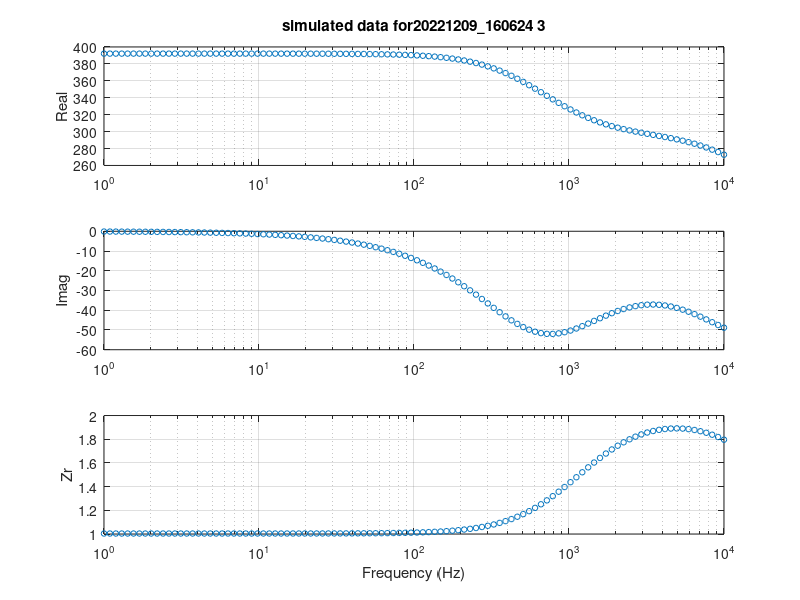

This figure's MATLAB source: (Note: this script raises an error after producing the figure.)
%% SIMULATE ANY CIRCUIT
clear all; close all; clc

%% Figure 3A
circuit_name = 'Fig 3A';
RsolA = 99.2;
RsolB = 98.7;
Ra = 9842;
Ca = 2.35e-6;
Rb = 9793;
Cb = 1.01e-6;
Rs = 1000.9;

%% Figure 3B
circuit_name = 'Fig 3B';
RsolA = 0.4;
RsolB = 98.7;
Ra = 9837;
Ca = 1.07e-6;
Rb = 98.9;
Cb = 9.2e-8;
Rs = 1000.9;

%% Figure 3C
circuit_name = 'Fig 3C';
RsolA = 99.2;
RsolB = 0.28;
Ra = 9837;
Ca = 2.35e-6;
Rb = 994;
Cb = 9.2e-8;
Rs = 10029;

%% Figure 20221117_171136 3
circuit_name = '20221117_171136 3';
RsolA = 0.4;
RsolB = 98.7;
Ra = 9837;
Ca = 1.07e-6;
Rb = 98.9;
Cb = 9.2e-8;
Rs = 10029;

%% bad fit in paper data
circuit_name = '20221216_170401 1';
RsolA = 99.2;
RsolB = 98.7;
Ra = 9837;
Ca = 1.07e-6;
Rb = 98.9;
Cb = 1.01e-6;
Rs = 100.3;

%% bad fit in paper data
circuit_name = '20221209_160624 3';
RsolA = 99.2;
RsolB = 98.7;
Ra = 99.2;
Ca = 9.2e-8;
Rb = 98.9;
Cb = 2.34e-6;
Rs = 10029;

%% generate the data
Va_scalar = 1; % 1.04
Vb_scalar = 2-Va_scalar;
f = logspace(0,4,106);
w = 2.*pi().*f;
Za = Ra./(1+i().*w.*Ra.*Ca);
Zb = Rb./(1+i().*w.*Rb.*Cb);
Zab = Za+Zb;
Zabs = 1./(1./Zab+1./Rs);
Zabs_Rsol = RsolA+RsolB+Zabs;
Za_total = (Za.*Rs+RsolA.*(Rs+Za+Zb))./(Rs+Za+Zb).*Va_scalar;
Zb_total = (Zb.*Rs+RsolB.*(Rs+Za+Zb))./(Rs+Za+Zb).*Vb_scalar;
Zr = abs(Za_total./Zb_total);
% Zr_a = sqrt((Ca.^2.*Ra.^2.*RsolA.^2.*w.^2 + Ra.^2 + 2.*Ra.*RsolA + RsolA.^2)./(Ca.^2.*Ra.^2.*w.^2+1));
% Zr_b = sqrt((Cb.^2.*Rb.^2.*RsolB.^2.*w.^2 + Rb.^2 + 2.*Rb.*RsolB + RsolB.^2)./(Cb.^2.*Rb.^2.*w.^2+1));
% Zr = Zr_a./Zr_b;

figure(1)
subplot(3,1,1)
semilogx(f,real(Zabs_Rsol),'o','linewidth',0.5,'MarkerSize',4)
grid on
title_string = strcat('simulated data for',32,circuit_name);
title(title_string,'Interpreter','none')
ylabel('Real')
subplot(3,1,2)
semilogx(f,imag(Zabs_Rsol),'o','linewidth',0.5,'MarkerSize',4)
grid on
ylabel('Imag')
subplot(3,1,3)
semilogx(w./2./pi(),Zr,'o','linewidth',0.5,'MarkerSize',4)
grid on
ylabel('Zr')
xlabel('Frequency (Hz)')

%% fit response

data_matrix = [w' real(Zabs_Rsol)' imag(Zabs_Rsol)' Zr'];
total_guesses = 500;
normalization_method = 'max';
fit_circuit = 'R+RCRCR+R';
intracellular_data = 'Zr';

[pbest,zfit,fit_circuit,idx_best,resnormbest,all_fits,all_unique_resnorm,intracellular_data,pgmin,pgmax] =...
    fitMembraneParameters(data_matrix,total_guesses,normalization_method,fit_circuit,intracellular_data);

fRsolA = pbest{:}(1);
fRsolB = pbest{:}(2);
fRa = pbest{:}(3);
fCa = pbest{:}(4);
fRb = pbest{:}(5);
fCb = pbest{:}(6);
fRs = pbest{:}(7);
fprintf('Best fit for %s:\nVa_scalar | Vb_scalar = %1.3f | %1.3f\nfit (actual)\nRsolA: %1.2f (%1.2f)\nRsolB: %1.2f (%1.2f)\nRa: %1.2f (%1.2f)\nCa: %1.2f (%1.2f)\nRb: %1.2f (%1.2f)\nCb: %1.2f (%1.2f)\nRs: %1.2f (%1.2f)\n\n',...
    circuit_name,Va_scalar,Vb_scalar,fRsolA,RsolA,fRsolB,RsolB,fRa,Ra,fCa*1e6,Ca*1e6,fRb,Rb,fCb*1e6,Cb*1e6,fRs,Rs)

